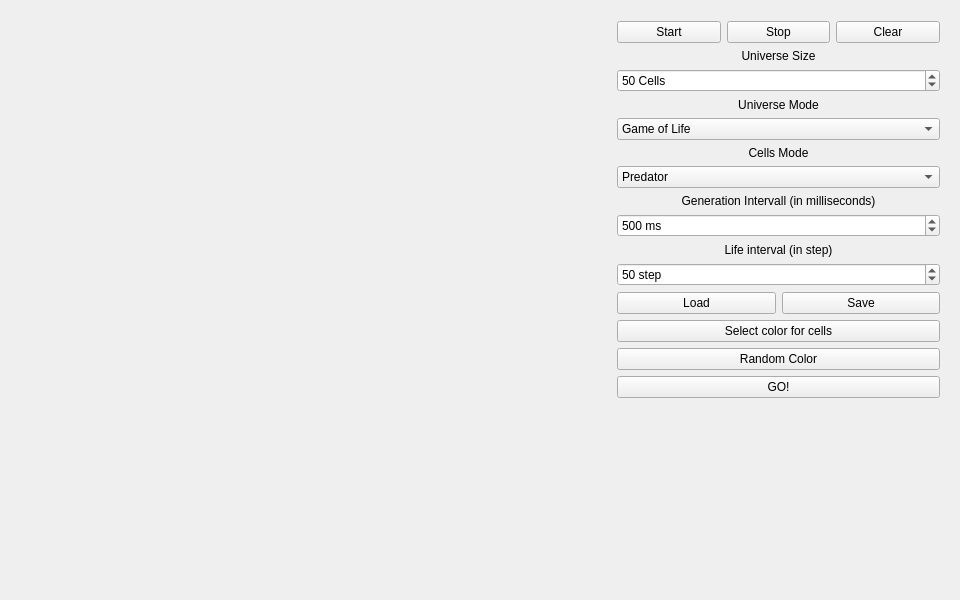
<?xml version="1.0" encoding="UTF-8"?>
<ui version="4.0">
 <class>MainWindow</class>
 <widget class="QMainWindow" name="MainWindow">
  <property name="geometry">
   <rect>
    <x>0</x>
    <y>0</y>
    <width>960</width>
    <height>600</height>
   </rect>
  </property>
  <property name="minimumSize">
   <size>
    <width>960</width>
    <height>600</height>
   </size>
  </property>
  <property name="maximumSize">
   <size>
    <width>960</width>
    <height>600</height>
   </size>
  </property>
  <property name="windowTitle">
   <string>MainWindow</string>
  </property>
  <widget class="QWidget" name="centralWidget">
   <widget class="QWidget" name="formLayoutWidget">
    <property name="geometry">
     <rect>
      <x>600</x>
      <y>10</y>
      <width>351</width>
      <height>581</height>
     </rect>
    </property>
    <layout class="QFormLayout" name="formLayout">
     <property name="fieldGrowthPolicy">
      <enum>QFormLayout::AllNonFixedFieldsGrow</enum>
     </property>
     <property name="labelAlignment">
      <set>Qt::AlignRight|Qt::AlignTrailing|Qt::AlignVCenter</set>
     </property>
     <property name="formAlignment">
      <set>Qt::AlignHCenter|Qt::AlignTop</set>
     </property>
     <item row="0" column="1">
      <layout class="QGridLayout" name="gridLayout_2">
       <item row="0" column="0">
        <widget class="QPushButton" name="Button_start">
         <property name="text">
          <string>Start</string>
         </property>
        </widget>
       </item>
       <item row="0" column="1">
        <widget class="QPushButton" name="Button_stop">
         <property name="text">
          <string>Stop</string>
         </property>
        </widget>
       </item>
       <item row="0" column="2">
        <widget class="QPushButton" name="Button_clear">
         <property name="text">
          <string>Clear</string>
         </property>
        </widget>
       </item>
      </layout>
     </item>
     <item row="2" column="1">
      <widget class="QLabel" name="Label_universe_size">
       <property name="enabled">
        <bool>true</bool>
       </property>
       <property name="sizePolicy">
        <sizepolicy hsizetype="Preferred" vsizetype="Preferred">
         <horstretch>1</horstretch>
         <verstretch>0</verstretch>
        </sizepolicy>
       </property>
       <property name="sizeIncrement">
        <size>
         <width>0</width>
         <height>0</height>
        </size>
       </property>
       <property name="text">
        <string>Universe Size</string>
       </property>
       <property name="alignment">
        <set>Qt::AlignCenter</set>
       </property>
      </widget>
     </item>
     <item row="3" column="1">
      <widget class="QSpinBox" name="SpinBox_universe_size">
       <property name="suffix">
        <string> Cells</string>
       </property>
       <property name="minimum">
        <number>3</number>
       </property>
       <property name="maximum">
        <number>100</number>
       </property>
       <property name="singleStep">
        <number>10</number>
       </property>
       <property name="value">
        <number>50</number>
       </property>
       <property name="displayIntegerBase">
        <number>10</number>
       </property>
      </widget>
     </item>
     <item row="11" column="1">
      <widget class="QLabel" name="Label_generation_intervall">
       <property name="text">
        <string>Generation Intervall (in milliseconds)</string>
       </property>
       <property name="alignment">
        <set>Qt::AlignCenter</set>
       </property>
      </widget>
     </item>
     <item row="12" column="1">
      <widget class="QSpinBox" name="SpinBox_generation_intervall">
       <property name="sizePolicy">
        <sizepolicy hsizetype="Expanding" vsizetype="Fixed">
         <horstretch>0</horstretch>
         <verstretch>0</verstretch>
        </sizepolicy>
       </property>
       <property name="baseSize">
        <size>
         <width>0</width>
         <height>0</height>
        </size>
       </property>
       <property name="suffix">
        <string> ms</string>
       </property>
       <property name="minimum">
        <number>100</number>
       </property>
       <property name="maximum">
        <number>1000</number>
       </property>
       <property name="singleStep">
        <number>100</number>
       </property>
       <property name="value">
        <number>500</number>
       </property>
      </widget>
     </item>
     <item row="15" column="1">
      <layout class="QHBoxLayout" name="horizontalLayout">
       <item>
        <widget class="QPushButton" name="Button_load">
         <property name="text">
          <string>Load</string>
         </property>
        </widget>
       </item>
       <item>
        <widget class="QPushButton" name="Button_save">
         <property name="text">
          <string>Save</string>
         </property>
        </widget>
       </item>
      </layout>
     </item>
     <item row="16" column="1">
      <widget class="QPushButton" name="Button_select_color">
       <property name="text">
        <string>Select color for cells</string>
       </property>
      </widget>
     </item>
     <item row="17" column="1">
      <widget class="QPushButton" name="Button_radom_color">
       <property name="text">
        <string>Random Color</string>
       </property>
      </widget>
     </item>
     <item row="18" column="1">
      <widget class="QPushButton" name="Button_go">
       <property name="text">
        <string>GO!</string>
       </property>
      </widget>
     </item>
     <item row="5" column="1">
      <widget class="QLabel" name="Label_universe_mode">
       <property name="text">
        <string>Universe Mode</string>
       </property>
       <property name="alignment">
        <set>Qt::AlignCenter</set>
       </property>
      </widget>
     </item>
     <item row="6" column="1">
      <widget class="QComboBox" name="ComboBox_universe_mode">
       <item>
        <property name="text">
         <string>Game of Life</string>
        </property>
       </item>
       <item>
        <property name="text">
         <string>Snake</string>
        </property>
       </item>
       <item>
        <property name="text">
         <string>Predator - Victim</string>
        </property>
       </item>
      </widget>
     </item>
     <item row="8" column="1">
      <widget class="QLabel" name="Label_cell_mode">
       <property name="text">
        <string>Cells Mode</string>
       </property>
       <property name="alignment">
        <set>Qt::AlignCenter</set>
       </property>
      </widget>
     </item>
     <item row="9" column="1">
      <widget class="QComboBox" name="ComboBox_cells_mode">
       <item>
        <property name="text">
         <string>Predator</string>
        </property>
       </item>
       <item>
        <property name="text">
         <string>Victim</string>
        </property>
       </item>
       <item>
        <property name="text">
         <string>Food</string>
        </property>
       </item>
      </widget>
     </item>
     <item row="13" column="1">
      <widget class="QLabel" name="Label_life_interval">
       <property name="text">
        <string>Life interval (in step)</string>
       </property>
       <property name="alignment">
        <set>Qt::AlignCenter</set>
       </property>
      </widget>
     </item>
     <item row="14" column="1">
      <widget class="QSpinBox" name="spinBox">
       <property name="suffix">
        <string> step</string>
       </property>
       <property name="minimum">
        <number>10</number>
       </property>
       <property name="maximum">
        <number>100</number>
       </property>
       <property name="singleStep">
        <number>10</number>
       </property>
       <property name="value">
        <number>50</number>
       </property>
      </widget>
     </item>
    </layout>
   </widget>
   <widget class="QWidget" name="gridLayoutWidget">
    <property name="geometry">
     <rect>
      <x>9</x>
      <y>9</y>
      <width>581</width>
      <height>581</height>
     </rect>
    </property>
    <layout class="QGridLayout" name="gridLayout"/>
   </widget>
  </widget>
 </widget>
 <layoutdefault spacing="6" margin="11"/>
 <resources/>
 <connections/>
</ui>
